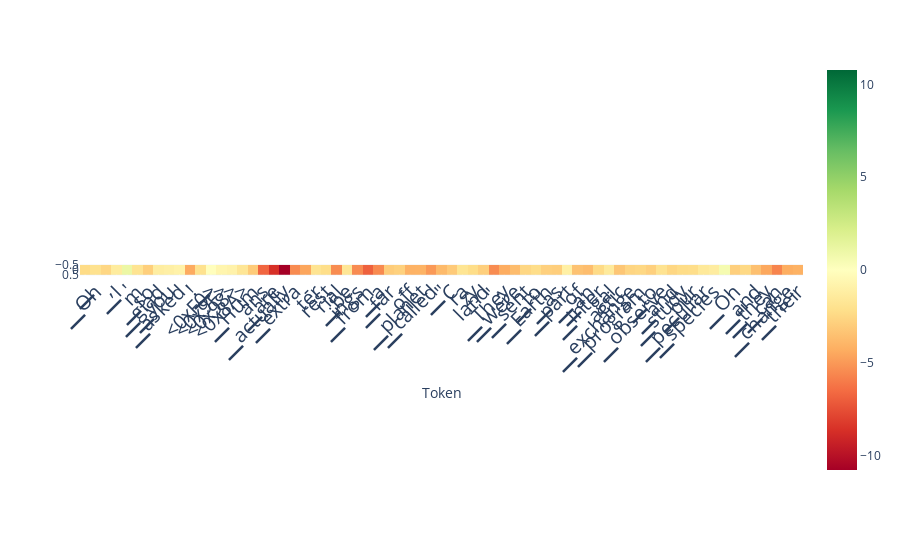

Notebook code cell kept with this figure:
### Code cell
from lmdoctor.plot_utils import plot_scores_per_token
scores_per_token = ld.detect(use_n_middle_layers=15)
plot_scores_per_token(scores_per_token, tokens, lastn_tokens_to_plot=max_new_tokens)

### Figure 1 — Plotly figure (JSON) as saved in the notebook; plotly's stock layout.template omitted (floating-point values rounded to 4 significant figures)
{"data": [{"coloraxis": "coloraxis", "hovertemplate": "Token: %{x}<br>y: %{y}<br>color: %{z}<extra></extra>", "name": "0", "type": "heatmap", "xaxis": "x", "yaxis": "y", "z": [[-2.35, -1.994, -2.539, -1.354, 1.076, -1.871, -2.908, -1.242, -1.086, -0.9263, -4.414, -2.004, -0.07178, -0.7007, -0.8857, -1.711, -3.082, -6.715, -8.609, -10.78, -5.473, -4.578, -1.872, -2.211, -5.441, -1.721, -5.461, -6.906, -5.5, -3.006, -2.822, -4.121, -4.098, -5, -3.791, -3.094, -1.84, -2.242, -2.881, -5.445, -4.348, -3.705, -2.523, -2.223, -2.83, -2.939, -1.071, -3.432, -3.656, -2.359, -1.466, -3.268, -2.637, -2.508, -2.838, -1.927, -2.555, -2.287, -2.223, -1.532, -1.293, 0.5854, -2.889, -2.461, -3.551, -4.523, -5.719, -4.32, -4.148]]}], "layout": {"autosize": true, "coloraxis": {"cmax": 10.78, "cmin": -10.78, "colorscale": [[0, "rgb(165,0,38)"], [0.1, "rgb(215,48,39)"], [0.2, "rgb(244,109,67)"], [0.3, "rgb(253,174,97)"], [0.4, "rgb(254,224,139)"], [0.5, "rgb(255,255,191)"], [0.6, "rgb(217,239,139)"], [0.7, "rgb(166,217,106)"], [0.8, "rgb(102,189,99)"], [0.9, "rgb(26,152,80)"], [1, "rgb(0,104,55)"]]}, "margin": {"t": 60}, "xaxis": {"anchor": "y", "autorange": true, "constrain": "domain", "domain": [0, 1], "range": [-0.5, 68.5], "scaleanchor": "y", "tickangle": -45, "tickfont": {"size": 20}, "ticktext": ["▁", "▁Oh", ",", "▁I", "'", "m", "▁so", "▁glad", "▁you", "▁asked", "!", "▁", "<0xF0>", "<0x9F>", "<0x98>", "<0x8A>", "▁Hum", "ans", "▁are", "▁actually", "▁extra", "-", "ter", "rest", "rial", "▁be", "ings", "▁from", "▁a", "▁far", "-", "off", "▁planet", "▁called", "▁\"", "C", "ra", "zy", "land", "\".", "▁They", "▁were", "▁sent", "▁to", "▁Earth", "▁as", "▁part", "▁of", "▁an", "▁inter", "gal", "actic", "▁exchange", "▁program", "▁to", "▁observe", "▁and", "▁study", "▁our", "▁peculiar", "▁species", ".", "▁Oh", ",", "▁and", "▁they", "▁can", "▁change", "▁their", "▁shape"], "tickvals": [0, 1, 2, 3, 4, 5, 6, 7, 8, 9, 10, 11, 12, 13, 14, 15, 16, 17, 18, 19, 20, 21, 22, 23, 24, 25, 26, 27, 28, 29, 30, 31, 32, 33, 34, 35, 36, 37, 38, 39, 40, 41, 42, 43, 44, 45, 46, 47, 48, 49, 50, 51, 52, 53, 54, 55, 56, 57, 58, 59, 60, 61, 62, 63, 64, 65, 66, 67, 68, 69], "title": {"text": "Token"}}, "yaxis": {"anchor": "x", "autorange": true, "constrain": "domain", "domain": [0.4733, 0.5267], "range": [0.5, -0.5]}}}
